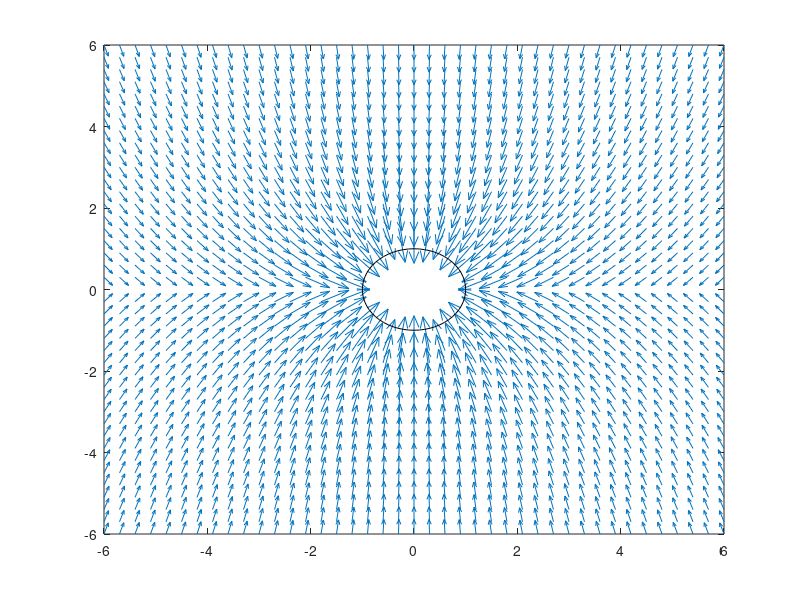

MATLAB code for this plot: (Note: this script raises an error after producing the figure.)
[X,Y] = meshgrid(-6:0.3:6,-6:0.3:6);
U = zeros(size(X));
V = zeros(size(Y));


r = 2;
u = 0.19;
C = 1;

for i=1:size(X,1)
    for j=1:size(X,2)
    
        if X(i,j)*X(i,j)+Y(i,j)*Y(i,j)>r 
            U(i,j) = -C*X(i,j)/(X(i,j)^2+Y(i,j)^2);
            V(i,j) = -u*abs(Y(i,j))/Y(i,j)-C*Y(i,j)/(X(i,j)^2+Y(i,j)^2);
        end

    end
end

quiver(X,Y,U,V,0);
hold on;
rectangle('Position',[-r/2 -r/2 r r],'Curvature',[1 1])
hold on;

y0 = [2,4];
gr = [0,0];
sgr = [0,0];
lr = 1e-3;

for i=1:1000

    if y0(1,1)^2+y0(1,2)^2>r
        
        gr(1,1) = -C*y0(1,1)/(y0(1,1)^2+y0(1,2)^2);
        gr(1,2) = -C*y0(1,2)/(y0(1,1)^2+y0(1,2)^2)-u*abs(y0(1,2))/y0(1,2);

    else

        gr(1,1) = -y0(1,1)/r;
        gr(1,2) = -y0(1,2)/r;
    
    end
    
    sgr = sgr+gr;
    y0 = y0+lr*gr+lr*sgr;
    plot(y0(1,1),y0(1,2),'.',color = 'r');
    hold on;

    frame = getframe(1);
    im = frame2im(frame);
    [imind,cm] = rgb2ind(im,256);

    if i==1
        imwrite(imind, cm, 'Trajectory_loop.gif','LoopCount',inf)
    else
        imwrite(imind, cm, 'Trajectory_loop.gif','Delaytime',0,'WriteMode','append')
    end

end